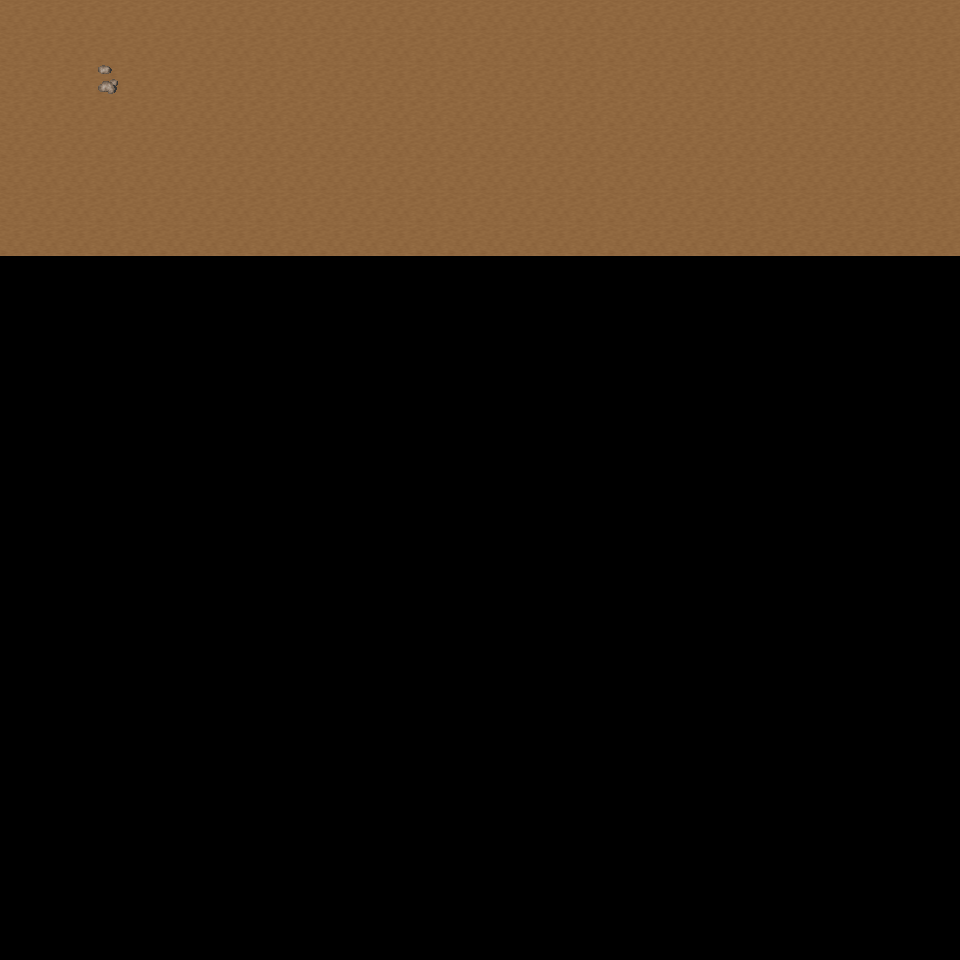

Rendered tile map (Tiled .tmx) drawn with the repository's tilesets; below, a short description and the map source with its tile grids summarised:
An orthogonal 30x30 tile map with 32x32 px tiles, 6 tile layers (Ground, Object, Object2, Above, ...), 31 tilesets and 2 objects (2x mapExit).

<map version="1.0" orientation="orthogonal" renderorder="right-down" width="30" height="30" tilewidth="32" tileheight="32" nextobjectid="3">
  <tileset firstgid="1" name="tileset_ground_ground" tilewidth="32" tileheight="32" tilecount="33" columns="3">
    <image source="../drawable/tileset_ground_ground.png" width="96" height="352" />
  </tileset>
  <tileset firstgid="34" name="tileset_ground_ridge_earth_dark" tilewidth="32" tileheight="32" tilecount="96" columns="12">
    <image source="../drawable/tileset_ground_ridge_earth_dark.png" width="384" height="256" />
  </tileset>
  <tileset firstgid="130" name="tileset_furniture_light_iron_lamp" tilewidth="32" tileheight="32" tilecount="3" columns="1">
    <image source="../drawable/tileset_furniture_light_iron_lamp.png" width="32" height="96" />
  </tileset>
  <tileset firstgid="133" name="tileset_furniture_light_dark_torch" tilewidth="32" tileheight="32" tilecount="8" columns="2">
    <image source="../drawable/tileset_furniture_light_dark_torch.png" width="64" height="128" />
  </tileset>
  <tileset firstgid="141" name="tileset_furniture_light_flames" tilewidth="32" tileheight="32" tilecount="6" columns="6">
    <image source="../drawable/tileset_furniture_light_flames.png" width="192" height="32" />
  </tileset>
  <tileset firstgid="147" name="tileset_item_corpse_skeleton" tilewidth="32" tileheight="32" tilecount="4" columns="2">
    <image source="../drawable/tileset_item_corpse_skeleton.png" width="64" height="64" />
  </tileset>
  <tileset firstgid="151" name="tileset_item_blood_floor_stains_2" tilewidth="32" tileheight="32" tilecount="4" columns="2">
    <image source="../drawable/tileset_item_blood_floor_stains_2.png" width="64" height="64" />
  </tileset>
  <tileset firstgid="155" name="tileset_item_chest_large" tilewidth="32" tileheight="32" tilecount="8" columns="4">
    <image source="../drawable/tileset_item_chest_large.png" width="128" height="64" />
  </tileset>
  <tileset firstgid="163" name="tileset_item_armor_sword_rack" tilewidth="32" tileheight="32" tilecount="4" columns="2">
    <image source="../drawable/tileset_item_armor_sword_rack.png" width="64" height="64" />
  </tileset>
  <tileset firstgid="167" name="tileset_item_armor_weapons_rack" tilewidth="32" tileheight="32" tilecount="18" columns="9">
    <image source="../drawable/tileset_item_armor_weapons_rack.png" width="288" height="64" />
  </tileset>
  <tileset firstgid="185" name="tileset_item_pot_barrel_tall" tilewidth="32" tileheight="32" tilecount="2" columns="1">
    <image source="../drawable/tileset_item_pot_barrel_tall.png" width="32" height="64" />
  </tileset>
  <tileset firstgid="187" name="tileset_item_pot_pot_tall" tilewidth="32" tileheight="32" tilecount="2" columns="1">
    <image source="../drawable/tileset_item_pot_pot_tall.png" width="32" height="64" />
  </tileset>
  <tileset firstgid="189" name="tileset_ground_rock_pebbles" tilewidth="32" tileheight="32" tilecount="3" columns="1">
    <image source="../drawable/tileset_ground_rock_pebbles.png" width="32" height="96" />
  </tileset>
  <tileset firstgid="192" name="tileset_item_corpse_skull_dark" tilewidth="32" tileheight="32" tilecount="2" columns="2">
    <image source="../drawable/tileset_item_corpse_skull_dark.png" width="64" height="32" />
  </tileset>
  <tileset firstgid="194" name="tileset_ground_ladder_horizontal_dark" tilewidth="32" tileheight="32" tilecount="3" columns="1">
    <image source="../drawable/tileset_ground_ladder_horizontal_dark.png" width="32" height="96" />
  </tileset>
  <tileset firstgid="197" name="tileset_ground_fire_fire" tilewidth="32" tileheight="32" tilecount="27" columns="3">
    <image source="../drawable/tileset_ground_fire_fire.png" width="96" height="288" />
  </tileset>
  <tileset firstgid="224" name="tileset_ground_cobbled_paving" tilewidth="32" tileheight="32" tilecount="1" columns="1">
    <image source="../drawable/tileset_ground_cobbled_paving.png" width="32" height="32" />
  </tileset>
  <tileset firstgid="225" name="tileset_plant_stump_int_small_stump" tilewidth="32" tileheight="32" tilecount="1" columns="1">
    <image source="../drawable/tileset_plant_stump_int_small_stump.png" width="32" height="32" />
  </tileset>
  <tileset firstgid="226" name="tileset_furniture_table_tree_stump_table" tilewidth="32" tileheight="32" tilecount="4" columns="2">
    <image source="../drawable/tileset_furniture_table_tree_stump_table.png" width="64" height="64" />
  </tileset>
  <tileset firstgid="230" name="tileset_logic_collision" tilewidth="32" tileheight="32" tilecount="1" columns="1">
    <image source="../drawable/tileset_logic_collision.png" width="32" height="32" />
  </tileset>
  <tileset firstgid="231" name="tileset_ground_ladder_vertical_dark" tilewidth="32" tileheight="32" tilecount="3" columns="3">
    <image source="../drawable/tileset_ground_ladder_vertical_dark.png" width="96" height="32" />
  </tileset>
  <tileset firstgid="234" name="tileset_logic_creature_animal" tilewidth="32" tileheight="32" tilecount="32" columns="8">
    <image source="../drawable/tileset_logic_creature_animal.png" width="256" height="128" />
  </tileset>
  <tileset firstgid="266" name="tileset_logic_creature_human_barbarian" tilewidth="32" tileheight="32" tilecount="7" columns="7">
    <image source="../drawable/tileset_logic_creature_human_barbarian.png" width="224" height="32" />
  </tileset>
  <tileset firstgid="273" name="tileset_ground_ladder_steps" tilewidth="32" tileheight="32" tilecount="6" columns="3">
    <image source="../drawable/tileset_ground_ladder_steps.png" width="96" height="64" />
  </tileset>
  <tileset firstgid="279" name="tileset_logic_portal" tilewidth="32" tileheight="32" tilecount="24" columns="8">
    <image source="../drawable/tileset_logic_portal.png" width="256" height="96" />
  </tileset>
  <tileset firstgid="303" name="tileset_ground_earth_edges_yellowgreen" tilewidth="32" tileheight="32" tilecount="15" columns="5">
    <image source="../drawable/tileset_ground_earth_edges_yellowgreen.png" width="160" height="96" />
  </tileset>
  <tileset firstgid="318" name="tileset_plant_grasses" tilewidth="32" tileheight="32" tilecount="6" columns="3">
    <image source="../drawable/tileset_plant_grasses.png" width="96" height="64" />
  </tileset>
  <tileset firstgid="324" name="tileset_light_yellow_light_5x5" tilewidth="32" tileheight="32" tilecount="25" columns="5">
    <image source="../drawable/tileset_light_yellow_light_5x5.png" width="160" height="160" />
  </tileset>
  <tileset firstgid="349" name="tileset_light_dim_yellow_light_7x5" tilewidth="32" tileheight="32" tilecount="35" columns="7">
    <image source="../drawable/tileset_light_dim_yellow_light_7x5.png" width="224" height="160" />
  </tileset>
  <tileset firstgid="384" name="tileset_item_firewood" tilewidth="32" tileheight="32" tilecount="12" columns="3">
    <image source="../drawable/tileset_item_firewood.png" width="96" height="128" />
  </tileset>
  <tileset firstgid="396" name="tileset_logic_creature_insect" tilewidth="32" tileheight="32" tilecount="5" columns="5">
    <image source="../drawable/tileset_logic_creature_insect.png" width="160" height="32" />
  </tileset>
  <layer name="Ground" width="30" height="30">
    <data>[900 cells, 240 non-empty, 1 distinct tile ids]</data>
  </layer>
  <layer name="Object" width="30" height="30">
    <data>[900 cells, 1 non-empty, 1 distinct tile ids]</data>
  </layer>
  <layer name="Object2" width="30" height="30">
    <data>[900 cells, 0 non-empty, 0 distinct tile ids]</data>
  </layer>
  <layer name="Above" width="30" height="30">
    <data>[900 cells, 0 non-empty, 0 distinct tile ids]</data>
  </layer>
  <layer name="Above2" width="30" height="30">
    <data>[900 cells, 0 non-empty, 0 distinct tile ids]</data>
  </layer>
  <layer name="Walkable" width="30" height="30">
    <data>[900 cells, 0 non-empty, 0 distinct tile ids]</data>
  </layer>
  <objectgroup name="MapEvents">
    <object id="1" name="north" type="mapExit" x="0" y="0" width="960" height="32">
      <properties>
        <property name="map" value="level_0_x204_y11" />
        <property name="x" value="0" />
        <property name="y" value="28" />
      </properties>
    </object>
    <object id="2" name="east" type="mapExit" x="928" y="0" width="32" height="960">
      <properties>
        <property name="map" value="level_0_x205_y12" />
        <property name="x" value="1" />
        <property name="y" value="0" />
      </properties>
    </object>
  </objectgroup>
</map>
